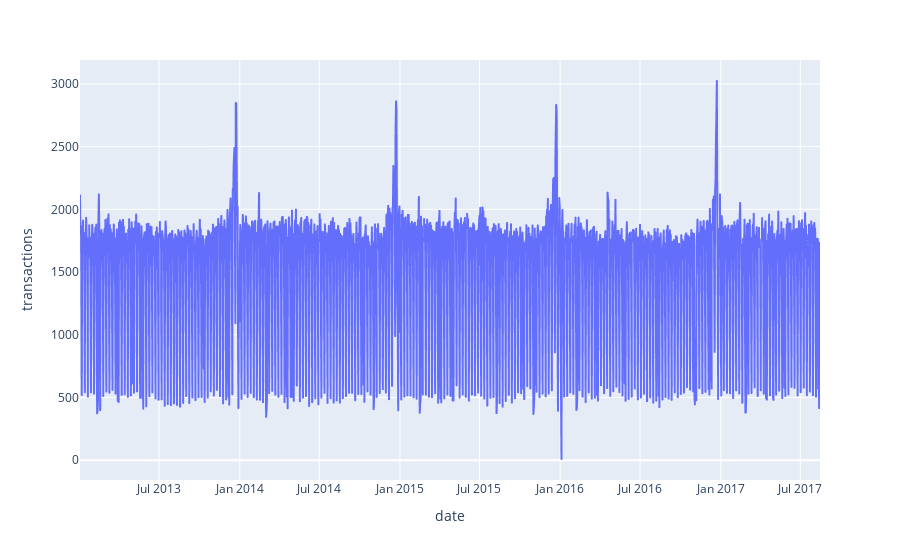

Notebook source saved alongside this figure:
### Code cell
temp = transactions[transactions['store_nbr'] == 1]
px.line(data_frame=temp, x='date', y='transactions')

### Figure 1 — Plotly figure (JSON) as saved in the notebook; plotly's stock layout.template omitted (floating-point values rounded to 4 significant figures; data arrays with more than 128 entries replaced by an {"elided": "..."} marker saying what was removed)
{"data": [{"hovertemplate": "date=%{x}<br>transactions=%{y}<extra></extra>", "legendgroup": "", "line": {"color": "#636efa", "dash": "solid"}, "marker": {"symbol": "circle"}, "mode": "lines", "name": "", "showlegend": false, "type": "scattergl", "x": {"elided": "1676 str values"}, "xaxis": "x", "y": {"elided": "1676 int values"}, "yaxis": "y"}], "layout": {"legend": {"tracegroupgap": 0}, "margin": {"t": 60}, "xaxis": {"anchor": "y", "domain": [0, 1], "title": {"text": "date"}}, "yaxis": {"anchor": "x", "domain": [0, 1], "title": {"text": "transactions"}}}}
